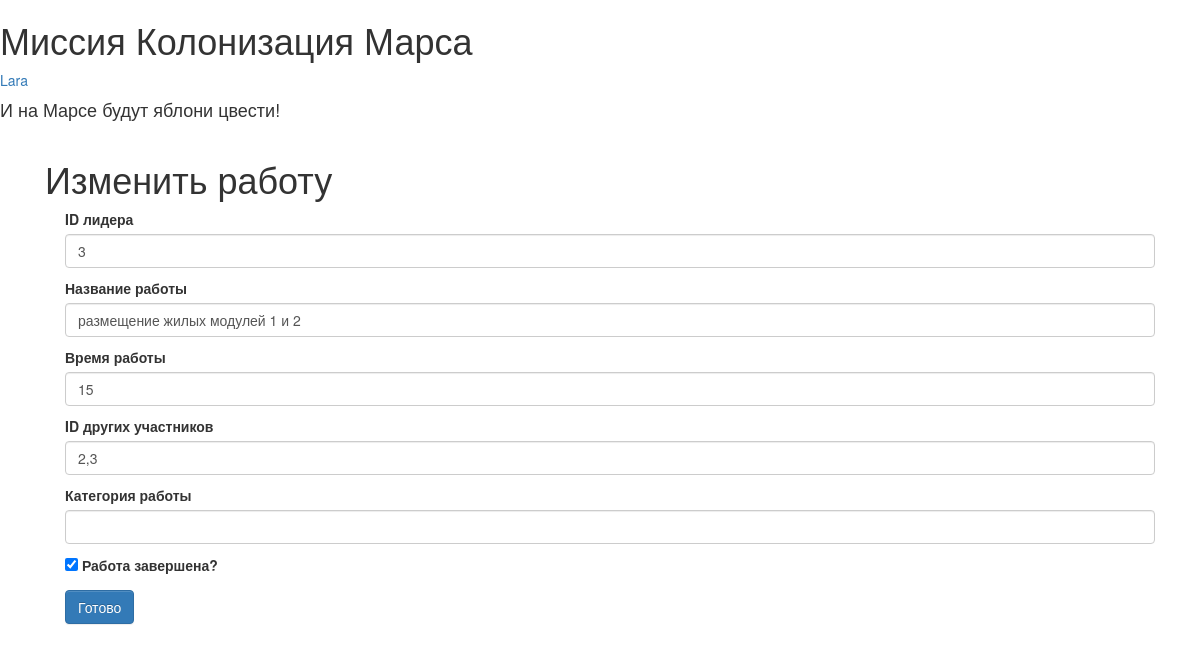
Screenshot of /job/1 (signed in) with the database file from the repository.
### data/users.py (models this page shows, shortened)
class User(SqlAlchemyBase, UserMixin, SerializerMixin):
    __tablename__ = 'users'
    id = sqlalchemy.Column(sqlalchemy.Integer,
                           primary_key=True, autoincrement=True)
    surname = sqlalchemy.Column(sqlalchemy.String, nullable=True)
    name = sqlalchemy.Column(sqlalchemy.String, nullable=True)
    age = sqlalchemy.Column(sqlalchemy.Integer, nullable=True)
    position = sqlalchemy.Column(sqlalchemy.String, nullable=True)
    speciality = sqlalchemy.Column(sqlalchemy.String, nullable=True)
    address = sqlalchemy.Column(sqlalchemy.String, nullable=True)
    email = sqlalchemy.Column(sqlalchemy.String,
                              index=True, unique=True, nullable=True)
    hashed_password = sqlalchemy.Column(sqlalchemy.String, nullable=True)
    modified_date = sqlalchemy.Column(sqlalchemy.DateTime,
                                      default=datetime.datetime.now)
    city = sqlalchemy.Column(sqlalchemy.String, nullable=True)

### data/jobs.py (models this page shows)
class Job(SqlAlchemyBase, SerializerMixin):
    __tablename__ = 'jobs'
    id = sqlalchemy.Column(sqlalchemy.Integer,
                           primary_key=True, autoincrement=True)
    team_leader_id = sqlalchemy.Column(sqlalchemy.Integer,
                                       sqlalchemy.ForeignKey("users.id"))
    team_leader = orm.relationship('User')
    job = sqlalchemy.Column(sqlalchemy.String, nullable=True)
    work_size = sqlalchemy.Column(sqlalchemy.Integer, nullable=True)
    collaborators = sqlalchemy.Column(sqlalchemy.String, nullable=True)
    start_date = sqlalchemy.Column(sqlalchemy.DateTime, default=datetime.datetime.now())
    end_date = sqlalchemy.Column(sqlalchemy.DateTime)
    is_finished = sqlalchemy.Column(sqlalchemy.Boolean, default=False)

### main.py (the view, shortened to what this page needs)
@app.route('/job/<int:id>', methods=['GET', 'POST'])
@login_required
def edit_job(id: int):
    form = JobForm()
    category = Category()
    if request.method == 'GET':
        db_sess = db_session.create_session()
        if current_user.id == 1:
            job = db_sess.query(Job).filter(Job.id == id).first()
        else:
            job = db_sess.query(Job).filter(Job.id == id,
                                                 Job.team_leader == current_user).first()
        if job:
            form.team_leader_id.data = job.team_leader_id
            form.job.data = job.job
            form.work_size.data = job.work_size
            form.collaborators.data = job.collaborators
            form.is_finished.data = job.is_finished
        else:
            abort(404)
    return render_template('add_job.html', title='Изменить работу',
                           form=form, category=category)

### main.py
class JobForm(FlaskForm):
    team_leader_id = IntegerField('ID лидера', validators=[DataRequired()])
    job = StringField('Название работы', validators=[DataRequired()])
    work_size = IntegerField('Время работы', validators=[DataRequired()])
    collaborators = StringField('ID других участников', validators=[DataRequired()])
    category = IntegerField('Категория работы', validators=[DataRequired(), NumberRange(1, 1500)])
    is_finished = BooleanField('Работа завершена?', default=False)
    submit = SubmitField("Готово")

### data/db_session.py (called while the page is built)
def create_session() -> Session:
    global __factory
    return __factory()

### main.py (called while the page is built)
@login_manager.user_loader
def load_user(user_id: int):
    db_sess = db_session.create_session()
    return db_sess.query(User).get(user_id)

### templates/add_job.html (shortened to what this page needs)
{% extends "base.html" %}
{% block content %}
    <h1>Изменить работу</h1>
    <form action="" method="post">
        {% for elem in [form.team_leader_id, form.job, form.work_size, form.collaborators, form.category] %}
            <p>
                {{ elem.label }}
                {{ elem(class="form-control") }}
            </p>
        {% endfor %}
        <p>{{ form.is_finished() }} {{ form.is_finished.label }}</p>
        <p>{{ form.submit(type="submit", class="btn btn-primary") }}</p>
    </form>
{% endblock %}

### templates/base.html (shortened to what this page needs)
<!doctype html>
<html lang="en">
<head>
    <link rel="stylesheet"
          href="https://stackpath.bootstrapcdn.com/bootstrap/4.4.1/css/bootstrap.min.css"
>
    <link rel="stylesheet" type="text/css" href="/static/css/styles.css">
    <link rel="stylesheet"
        type="text/css"
        href="https://maxcdn.bootstrapcdn.com/bootstrap/3.3.5/css/bootstrap-theme.min.css">
    <link rel="stylesheet"
        type="text/css"
        href="https://maxcdn.bootstrapcdn.com/bootstrap/3.3.5/css/bootstrap.min.css">
</head>
<body>
<div class="first_line">
    <h1 class="first_line_content">Миссия Колонизация Марса</h1>
    {% if current_user.is_authenticated %}
        <a href="http://localhost:5000/logout">{{ current_user.name }}</a>
    {% else %}
        <a href="http://localhost:5000/register">Зарегестрироваться</a>
        <a href="http://localhost:5000/login">Войти</a>
    {% endif %}
</div>
<h4>И на Марсе будут яблони цвести!</h4>
<main role="main" class="container">
    {% block content %}{% endblock %}
</main>
</body>
</html>

### static/css/styles.css (style rules this page uses)
h4 { color: #008000; }
p { padding-left: 20px; }
.container { margin: 20px; }

### rows the page displays
User: name "Lara"
Job: team_leader_id "3" "размещение жилых модулей 1 и 2" "15" "2,3"

### other values shown
{{ elem.label }} "ID лидера" "Название работы" "Время работы" "ID других участников" "Категория работы"
